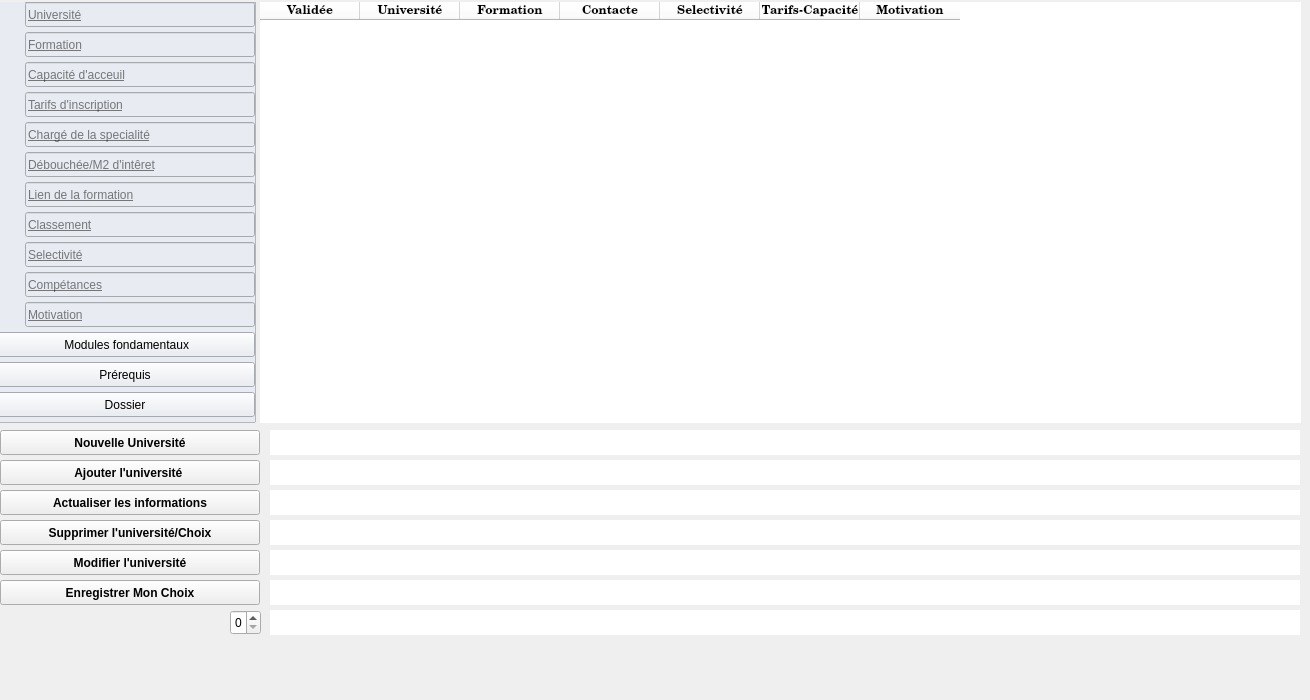
 <widget class="QWidget" name="Univ">
  <property name="geometry">
   <rect>
    <x>0</x>
    <y>0</y>
    <width>1310</width>
    <height>700</height>
   </rect>
  </property>
  <property name="windowTitle">
   <string>Form</string>
  </property>
  <widget class="QLabel" name="title">
   <property name="geometry">
    <rect>
     <x>30</x>
     <y>610</y>
     <width>201</width>
     <height>25</height>
    </rect>
   </property>
   <property name="font">
    <font>
     <family>Segoe UI</family>
    </font>
   </property>
   <property name="styleSheet">
    <string notr="true"> color : #000028; border: 0px solid #000028 ;  text-align:center;</string>
   </property>
   <property name="text">
    <string/>
   </property>
   <property name="scaledContents">
    <bool>false</bool>
   </property>
  </widget>
  <widget class="QPushButton" name="newUniv">
   <property name="geometry">
    <rect>
     <x>0</x>
     <y>430</y>
     <width>260</width>
     <height>25</height>
    </rect>
   </property>
   <property name="font">
    <font>
     <family>Segoe UI</family>
     <weight>75</weight>
     <bold>true</bold>
    </font>
   </property>
   <property name="cursor">
    <cursorShape>PointingHandCursor</cursorShape>
   </property>
   <property name="toolTip">
    <string/>
   </property>
   <property name="statusTip">
    <string/>
   </property>
   <property name="styleSheet">
    <string notr="true">QPushButton{background-color:white; color : #17afd3; border: 0px solid #000028 ;  text-align:left; padding-left:5px;}

QPushButton:hover{background:#17afd3;color:white;border: 0px solid #ecf0f5}

QPushButton:focus{background-color:#17afd3;color:white};</string>
   </property>
   <property name="text">
    <string>Nouvelle Université</string>
   </property>
   <property name="icon">
    <iconset>
     <normaloff>../ICON/fac.png</normaloff>../ICON/fac.png</iconset>
   </property>
   <property name="shortcut">
    <string>Return</string>
   </property>
  </widget>
  <widget class="QFrame" name="frame">
   <property name="geometry">
    <rect>
     <x>-5</x>
     <y>2</y>
     <width>261</width>
     <height>421</height>
    </rect>
   </property>
   <property name="styleSheet">
    <string notr="true">background-color:#e8ecf2;</string>
   </property>
   <property name="frameShape">
    <enum>QFrame::StyledPanel</enum>
   </property>
   <property name="frameShadow">
    <enum>QFrame::Raised</enum>
   </property>
   <widget class="QLineEdit" name="c1">
    <property name="geometry">
     <rect>
      <x>30</x>
      <y>0</y>
      <width>230</width>
      <height>25</height>
     </rect>
    </property>
    <property name="font">
     <font>
      <underline>true</underline>
     </font>
    </property>
    <property name="styleSheet">
     <string notr="true">QLineEdit{background-color:#e8ecf2; color : #a4a5a7; border: 0px solid #000028 ;  text-align:center;text-decoration : underline}
QLineEdit:hover{background-color:white;color:#17afd3;border: 0px solid #ecf0f5}
QLineEdit:focus{background-color:white;color:#a4a5a7; text-decoration : none};</string>
    </property>
    <property name="text">
     <string/>
    </property>
    <property name="placeholderText">
     <string>Université</string>
    </property>
   </widget>
   <widget class="QPushButton" name="pushButton_9">
    <property name="geometry">
     <rect>
      <x>0</x>
      <y>90</y>
      <width>30</width>
      <height>25</height>
     </rect>
    </property>
    <property name="focusPolicy">
     <enum>Qt::NoFocus</enum>
    </property>
    <property name="toolTip">
     <string>Tarifs d'inscription</string>
    </property>
    <property name="styleSheet">
     <string notr="true">background-color:#e8ecf2; color : #a4a5a7; border: 0px solid #000028 ;  text-align:center;</string>
    </property>
    <property name="text">
     <string/>
    </property>
    <property name="icon">
     <iconset>
      <normaloff>../ICON/price.png</normaloff>../ICON/price.png</iconset>
    </property>
   </widget>
   <widget class="QPushButton" name="pushButton_12">
    <property name="geometry">
     <rect>
      <x>0</x>
      <y>150</y>
      <width>30</width>
      <height>25</height>
     </rect>
    </property>
    <property name="focusPolicy">
     <enum>Qt::NoFocus</enum>
    </property>
    <property name="toolTip">
     <string>débouchés</string>
    </property>
    <property name="styleSheet">
     <string notr="true">background-color:#e8ecf2; color : #a4a5a7; border: 0px solid #000028 ;  text-align:center;</string>
    </property>
    <property name="text">
     <string/>
    </property>
    <property name="icon">
     <iconset>
      <normaloff>../ICON/exit.png</normaloff>../ICON/exit.png</iconset>
    </property>
   </widget>
   <widget class="QLineEdit" name="c3">
    <property name="geometry">
     <rect>
      <x>30</x>
      <y>60</y>
      <width>230</width>
      <height>25</height>
     </rect>
    </property>
    <property name="font">
     <font>
      <underline>true</underline>
     </font>
    </property>
    <property name="styleSheet">
     <string notr="true">QLineEdit{background-color:#e8ecf2; color : #a4a5a7; border: 0px solid #000028 ;  text-align:center;text-decoration : underline}
QLineEdit:hover{background-color:white;color:#17afd3;border: 0px solid #ecf0f5}
QLineEdit:focus{background-color:white;color:#a4a5a7; text-decoration : none};</string>
    </property>
    <property name="text">
     <string/>
    </property>
    <property name="placeholderText">
     <string>Capacité d'acceuil</string>
    </property>
   </widget>
   <widget class="QLineEdit" name="c7">
    <property name="geometry">
     <rect>
      <x>30</x>
      <y>180</y>
      <width>230</width>
      <height>25</height>
     </rect>
    </property>
    <property name="font">
     <font>
      <underline>true</underline>
     </font>
    </property>
    <property name="styleSheet">
     <string notr="true">QLineEdit{background-color:#e8ecf2; color : #a4a5a7; border: 0px solid #000028 ;  text-align:center;text-decoration : underline}
QLineEdit:hover{background-color:white;color:#17afd3;border: 0px solid #ecf0f5}
QLineEdit:focus{background-color:white;color:#a4a5a7; text-decoration : none};</string>
    </property>
    <property name="text">
     <string/>
    </property>
    <property name="readOnly">
     <bool>false</bool>
    </property>
    <property name="placeholderText">
     <string>Lien de la formation</string>
    </property>
   </widget>
   <widget class="QLineEdit" name="c2">
    <property name="geometry">
     <rect>
      <x>30</x>
      <y>30</y>
      <width>230</width>
      <height>25</height>
     </rect>
    </property>
    <property name="font">
     <font>
      <underline>true</underline>
     </font>
    </property>
    <property name="styleSheet">
     <string notr="true">QLineEdit{background-color:#e8ecf2; color : #a4a5a7; border: 0px solid #000028 ;  text-align:center;text-decoration : underline}
QLineEdit:hover{background-color:white;color:#17afd3;border: 0px solid #ecf0f5}
QLineEdit:focus{background-color:white;color:#a4a5a7; text-decoration : none};</string>
    </property>
    <property name="text">
     <string/>
    </property>
    <property name="placeholderText">
     <string>Formation</string>
    </property>
   </widget>
   <widget class="QLineEdit" name="c6">
    <property name="geometry">
     <rect>
      <x>30</x>
      <y>150</y>
      <width>230</width>
      <height>25</height>
     </rect>
    </property>
    <property name="font">
     <font>
      <underline>true</underline>
     </font>
    </property>
    <property name="styleSheet">
     <string notr="true">QLineEdit{background-color:#e8ecf2; color : #a4a5a7; border: 0px solid #000028 ;  text-align:center;text-decoration : underline}
QLineEdit:hover{background-color:white;color:#17afd3;border: 0px solid #ecf0f5}
QLineEdit:focus{background-color:white;color:#a4a5a7; text-decoration : none};</string>
    </property>
    <property name="text">
     <string/>
    </property>
    <property name="readOnly">
     <bool>false</bool>
    </property>
    <property name="placeholderText">
     <string>Débouchée/M2 d'intêret</string>
    </property>
   </widget>
   <widget class="QPushButton" name="pushButton_10">
    <property name="geometry">
     <rect>
      <x>0</x>
      <y>120</y>
      <width>30</width>
      <height>25</height>
     </rect>
    </property>
    <property name="focusPolicy">
     <enum>Qt::NoFocus</enum>
    </property>
    <property name="toolTip">
     <string>chargé spécialité</string>
    </property>
    <property name="styleSheet">
     <string notr="true">background-color:#e8ecf2; color : #a4a5a7; border: 0px solid #000028 ;  text-align:center;</string>
    </property>
    <property name="text">
     <string/>
    </property>
    <property name="icon">
     <iconset>
      <normaloff>../ICON/prof.png</normaloff>../ICON/prof.png</iconset>
    </property>
   </widget>
   <widget class="QPushButton" name="pushButton_13">
    <property name="geometry">
     <rect>
      <x>0</x>
      <y>180</y>
      <width>30</width>
      <height>25</height>
     </rect>
    </property>
    <property name="focusPolicy">
     <enum>Qt::NoFocus</enum>
    </property>
    <property name="toolTip">
     <string>Lien</string>
    </property>
    <property name="styleSheet">
     <string notr="true">background-color:#e8ecf2; color : #a4a5a7; border: 0px solid #000028 ;  text-align:center;</string>
    </property>
    <property name="text">
     <string/>
    </property>
    <property name="icon">
     <iconset>
      <normaloff>../ICON/url.png</normaloff>../ICON/url.png</iconset>
    </property>
   </widget>
   <widget class="QLineEdit" name="c5">
    <property name="geometry">
     <rect>
      <x>30</x>
      <y>120</y>
      <width>230</width>
      <height>25</height>
     </rect>
    </property>
    <property name="font">
     <font>
      <underline>true</underline>
     </font>
    </property>
    <property name="styleSheet">
     <string notr="true">QLineEdit{background-color:#e8ecf2; color : #a4a5a7; border: 0px solid #000028 ;  text-align:center;text-decoration : underline}
QLineEdit:hover{background-color:white;color:#17afd3;border: 0px solid #ecf0f5}
QLineEdit:focus{background-color:white;color:#a4a5a7; text-decoration : none};</string>
    </property>
    <property name="text">
     <string/>
    </property>
    <property name="readOnly">
     <bool>false</bool>
    </property>
    <property name="placeholderText">
     <string>Chargé de la specialité</string>
    </property>
   </widget>
   <widget class="QPushButton" name="pushButton_16">
    <property name="geometry">
     <rect>
      <x>0</x>
      <y>30</y>
      <width>30</width>
      <height>25</height>
     </rect>
    </property>
    <property name="focusPolicy">
     <enum>Qt::NoFocus</enum>
    </property>
    <property name="toolTip">
     <string>Formation</string>
    </property>
    <property name="styleSheet">
     <string notr="true">background-color:#e8ecf2; color : #a4a5a7; border: 0px solid #000028 ;  text-align:center;</string>
    </property>
    <property name="text">
     <string/>
    </property>
    <property name="icon">
     <iconset>
      <normaloff>../ICON/study.png</normaloff>../ICON/study.png</iconset>
    </property>
   </widget>
   <widget class="QLineEdit" name="c4">
    <property name="geometry">
     <rect>
      <x>30</x>
      <y>90</y>
      <width>230</width>
      <height>25</height>
     </rect>
    </property>
    <property name="font">
     <font>
      <underline>true</underline>
     </font>
    </property>
    <property name="styleSheet">
     <string notr="true">QLineEdit{background-color:#e8ecf2; color : #a4a5a7; border: 0px solid #000028 ;  text-align:center;text-decoration : underline}
QLineEdit:hover{background-color:white;color:#17afd3;border: 0px solid #ecf0f5}
QLineEdit:focus{background-color:white;color:#a4a5a7; text-decoration : none};</string>
    </property>
    <property name="text">
     <string/>
    </property>
    <property name="placeholderText">
     <string>Tarifs d'inscription</string>
    </property>
   </widget>
   <widget class="QPushButton" name="pushButton_11">
    <property name="geometry">
     <rect>
      <x>0</x>
      <y>0</y>
      <width>30</width>
      <height>25</height>
     </rect>
    </property>
    <property name="toolTip">
     <string>Université</string>
    </property>
    <property name="styleSheet">
     <string notr="true">background-color:#e8ecf2; color : #a4a5a7; border: 0px solid #000028 ;  text-align:center;</string>
    </property>
    <property name="text">
     <string/>
    </property>
    <property name="icon">
     <iconset>
      <normaloff>../ICON/fac.png</normaloff>../ICON/fac.png</iconset>
    </property>
   </widget>
   <widget class="QPushButton" name="pushButton_14">
    <property name="geometry">
     <rect>
      <x>0</x>
      <y>60</y>
      <width>30</width>
      <height>25</height>
     </rect>
    </property>
    <property name="focusPolicy">
     <enum>Qt::NoFocus</enum>
    </property>
    <property name="toolTip">
     <string>Capacité d'acceuil</string>
    </property>
    <property name="styleSheet">
     <string notr="true">background-color:#e8ecf2; color : #a4a5a7; border: 0px solid #000028 ;  text-align:center;</string>
    </property>
    <property name="text">
     <string/>
    </property>
    <property name="icon">
     <iconset>
      <normaloff>../ICON/capacity.png</normaloff>../ICON/capacity.png</iconset>
    </property>
   </widget>
   <widget class="QLineEdit" name="c9">
    <property name="geometry">
     <rect>
      <x>30</x>
      <y>240</y>
      <width>230</width>
      <height>25</height>
     </rect>
    </property>
    <property name="font">
     <font>
      <underline>true</underline>
     </font>
    </property>
    <property name="styleSheet">
     <string notr="true">QLineEdit{background-color:#e8ecf2; color : #a4a5a7; border: 0px solid #000028 ;  text-align:center;text-decoration : underline}
QLineEdit:hover{background-color:white;color:#17afd3;border: 0px solid #ecf0f5}
QLineEdit:focus{background-color:white;color:#a4a5a7; text-decoration : none};</string>
    </property>
    <property name="text">
     <string/>
    </property>
    <property name="placeholderText">
     <string>Selectivité</string>
    </property>
   </widget>
   <widget class="QPushButton" name="pushButton_15">
    <property name="geometry">
     <rect>
      <x>0</x>
      <y>240</y>
      <width>30</width>
      <height>25</height>
     </rect>
    </property>
    <property name="focusPolicy">
     <enum>Qt::NoFocus</enum>
    </property>
    <property name="toolTip">
     <string>Tarifs d'inscription</string>
    </property>
    <property name="styleSheet">
     <string notr="true">background-color:#e8ecf2; color : #a4a5a7; border: 0px solid #000028 ;  text-align:center;</string>
    </property>
    <property name="text">
     <string/>
    </property>
    <property name="icon">
     <iconset>
      <normaloff>../ICON/price.png</normaloff>../ICON/price.png</iconset>
    </property>
   </widget>
   <widget class="QLineEdit" name="c8">
    <property name="geometry">
     <rect>
      <x>30</x>
      <y>210</y>
      <width>230</width>
      <height>25</height>
     </rect>
    </property>
    <property name="font">
     <font>
      <underline>true</underline>
     </font>
    </property>
    <property name="styleSheet">
     <string notr="true">QLineEdit{background-color:#e8ecf2; color : #a4a5a7; border: 0px solid #000028 ;  text-align:center;text-decoration : underline}
QLineEdit:hover{background-color:white;color:#17afd3;border: 0px solid #ecf0f5}
QLineEdit:focus{background-color:white;color:#a4a5a7; text-decoration : none};</string>
    </property>
    <property name="text">
     <string/>
    </property>
    <property name="placeholderText">
     <string>Classement</string>
    </property>
   </widget>
   <widget class="QPushButton" name="pushButton_17">
    <property name="geometry">
     <rect>
      <x>0</x>
      <y>210</y>
      <width>30</width>
      <height>25</height>
     </rect>
    </property>
    <property name="focusPolicy">
     <enum>Qt::NoFocus</enum>
    </property>
    <property name="toolTip">
     <string>Capacité d'acceuil</string>
    </property>
    <property name="styleSheet">
     <string notr="true">background-color:#e8ecf2; color : #a4a5a7; border: 0px solid #000028 ;  text-align:center;</string>
    </property>
    <property name="text">
     <string/>
    </property>
    <property name="icon">
     <iconset>
      <normaloff>../ICON/capacity.png</normaloff>../ICON/capacity.png</iconset>
    </property>
   </widget>
   <widget class="QLineEdit" name="c10">
    <property name="geometry">
     <rect>
      <x>30</x>
      <y>270</y>
      <width>230</width>
      <height>25</height>
     </rect>
    </property>
    <property name="font">
     <font>
      <underline>true</underline>
     </font>
    </property>
    <property name="styleSheet">
     <string notr="true">QLineEdit{background-color:#e8ecf2; color : #a4a5a7; border: 0px solid #000028 ;  text-align:center;text-decoration : underline}
QLineEdit:hover{background-color:white;color:#17afd3;border: 0px solid #ecf0f5}
QLineEdit:focus{background-color:white;color:#a4a5a7; text-decoration : none};</string>
    </property>
    <property name="text">
     <string/>
    </property>
    <property name="readOnly">
     <bool>false</bool>
    </property>
    <property name="placeholderText">
     <string>Compétances</string>
    </property>
   </widget>
   <widget class="QLineEdit" name="c11">
    <property name="geometry">
     <rect>
      <x>30</x>
      <y>300</y>
      <width>230</width>
      <height>25</height>
     </rect>
    </property>
    <property name="font">
     <font>
      <underline>true</underline>
     </font>
    </property>
    <property name="styleSheet">
     <string notr="true">QLineEdit{background-color:#e8ecf2; color : #a4a5a7; border: 0px solid #000028 ;  text-align:center;text-decoration : underline}
QLineEdit:hover{background-color:white;color:#17afd3;border: 0px solid #ecf0f5}
QLineEdit:focus{background-color:white;color:#a4a5a7; text-decoration : none};</string>
    </property>
    <property name="text">
     <string/>
    </property>
    <property name="readOnly">
     <bool>false</bool>
    </property>
    <property name="placeholderText">
     <string>Motivation</string>
    </property>
   </widget>
   <widget class="QPushButton" name="pushButton_19">
    <property name="geometry">
     <rect>
      <x>0</x>
      <y>270</y>
      <width>30</width>
      <height>25</height>
     </rect>
    </property>
    <property name="focusPolicy">
     <enum>Qt::NoFocus</enum>
    </property>
    <property name="toolTip">
     <string>débouchés</string>
    </property>
    <property name="styleSheet">
     <string notr="true">background-color:#e8ecf2; color : #a4a5a7; border: 0px solid #000028 ;  text-align:center;</string>
    </property>
    <property name="text">
     <string/>
    </property>
    <property name="icon">
     <iconset>
      <normaloff>../ICON/exit.png</normaloff>../ICON/exit.png</iconset>
    </property>
   </widget>
   <widget class="QPushButton" name="c12">
    <property name="geometry">
     <rect>
      <x>0</x>
      <y>330</y>
      <width>260</width>
      <height>25</height>
     </rect>
    </property>
    <property name="cursor">
     <cursorShape>PointingHandCursor</cursorShape>
    </property>
    <property name="styleSheet">
     <string notr="true">QPushButton{background-color:#e8ecf2; color : #a4a5a7; border: 0px solid #000028 ;  text-align:left; padding-left:7px}
QPushButton:hover{background-color:white;color:#17afd3;border: 0px solid #ecf0f5}
QPushButton:focus{background-color:white;color:white};</string>
    </property>
    <property name="text">
     <string> Modules fondamentaux</string>
    </property>
    <property name="icon">
     <iconset>
      <normaloff>../ICON/stock.png</normaloff>../ICON/stock.png</iconset>
    </property>
   </widget>
   <widget class="QPushButton" name="pushButton_18">
    <property name="geometry">
     <rect>
      <x>0</x>
      <y>300</y>
      <width>30</width>
      <height>25</height>
     </rect>
    </property>
    <property name="focusPolicy">
     <enum>Qt::NoFocus</enum>
    </property>
    <property name="toolTip">
     <string>Lien</string>
    </property>
    <property name="styleSheet">
     <string notr="true">background-color:#e8ecf2; color : #a4a5a7; border: 0px solid #000028 ;  text-align:center;</string>
    </property>
    <property name="text">
     <string/>
    </property>
    <property name="icon">
     <iconset>
      <normaloff>../ICON/url.png</normaloff>../ICON/url.png</iconset>
    </property>
   </widget>
   <widget class="QPushButton" name="c14">
    <property name="geometry">
     <rect>
      <x>0</x>
      <y>390</y>
      <width>260</width>
      <height>25</height>
     </rect>
    </property>
    <property name="cursor">
     <cursorShape>PointingHandCursor</cursorShape>
    </property>
    <property name="styleSheet">
     <string notr="true">QPushButton{background-color:#e8ecf2; color : #a4a5a7; border: 0px solid #000028 ;  text-align:left; padding-left:7px}
QPushButton:hover{background-color:white;color:#17afd3;border: 0px solid #ecf0f5}
QPushButton:focus{background-color:white;color:white};</string>
    </property>
    <property name="text">
     <string>Dossier</string>
    </property>
    <property name="icon">
     <iconset>
      <normaloff>../ICON/stock.png</normaloff>../ICON/stock.png</iconset>
    </property>
   </widget>
   <widget class="QPushButton" name="c13">
    <property name="geometry">
     <rect>
      <x>0</x>
      <y>360</y>
      <width>260</width>
      <height>25</height>
     </rect>
    </property>
    <property name="cursor">
     <cursorShape>PointingHandCursor</cursorShape>
    </property>
    <property name="styleSheet">
     <string notr="true">QPushButton{background-color:#e8ecf2; color : #a4a5a7; border: 0px solid #000028 ;  text-align:left; padding-left:7px}
QPushButton:hover{background-color:white;color:#17afd3;border: 0px solid #ecf0f5}
QPushButton:focus{background-color:white;color:white};</string>
    </property>
    <property name="text">
     <string>Prérequis</string>
    </property>
    <property name="icon">
     <iconset>
      <normaloff>../ICON/stock.png</normaloff>../ICON/stock.png</iconset>
    </property>
   </widget>
  </widget>
  <widget class="QPushButton" name="myChoice">
   <property name="geometry">
    <rect>
     <x>0</x>
     <y>580</y>
     <width>260</width>
     <height>25</height>
    </rect>
   </property>
   <property name="font">
    <font>
     <family>Segoe UI</family>
     <weight>75</weight>
     <bold>true</bold>
    </font>
   </property>
   <property name="cursor">
    <cursorShape>PointingHandCursor</cursorShape>
   </property>
   <property name="toolTip">
    <string/>
   </property>
   <property name="statusTip">
    <string/>
   </property>
   <property name="styleSheet">
    <string notr="true">QPushButton{background-color:white; color : #17afd3; border: 0px solid #000028 ;  text-align:left; padding-left:5px;}

QPushButton:hover{background:#17afd3;color:white;border: 0px solid #ecf0f5}

QPushButton:focus{background-color:#17afd3;color:white};</string>
   </property>
   <property name="text">
    <string>Enregistrer Mon Choix</string>
   </property>
   <property name="icon">
    <iconset>
     <normaloff>../ICON/word.png</normaloff>../ICON/word.png</iconset>
   </property>
   <property name="shortcut">
    <string>Return</string>
   </property>
  </widget>
  <widget class="QPushButton" name="addInfo">
   <property name="geometry">
    <rect>
     <x>0</x>
     <y>490</y>
     <width>260</width>
     <height>25</height>
    </rect>
   </property>
   <property name="font">
    <font>
     <family>Segoe UI</family>
     <weight>75</weight>
     <bold>true</bold>
    </font>
   </property>
   <property name="cursor">
    <cursorShape>PointingHandCursor</cursorShape>
   </property>
   <property name="toolTip">
    <string/>
   </property>
   <property name="statusTip">
    <string/>
   </property>
   <property name="styleSheet">
    <string notr="true">QPushButton{background-color:white; color : #17afd3; border: 0px solid #000028 ;  text-align:left; padding-left:5px;}

QPushButton:hover{background:#17afd3;color:white;border: 0px solid #ecf0f5}

QPushButton:focus{background-color:#17afd3;color:white};</string>
   </property>
   <property name="text">
    <string>Actualiser les informations</string>
   </property>
   <property name="icon">
    <iconset>
     <normaloff>../ICON/ajouter.png</normaloff>../ICON/ajouter.png</iconset>
   </property>
   <property name="shortcut">
    <string>Return</string>
   </property>
  </widget>
  <widget class="QPushButton" name="titleIcon">
   <property name="geometry">
    <rect>
     <x>0</x>
     <y>610</y>
     <width>30</width>
     <height>25</height>
    </rect>
   </property>
   <property name="focusPolicy">
    <enum>Qt::NoFocus</enum>
   </property>
   <property name="styleSheet">
    <string notr="true"> color : #a4a5a7; border: 0px solid #000028 ;  text-align:center;</string>
   </property>
   <property name="text">
    <string/>
   </property>
   <property name="icon">
    <iconset>
     <normaloff>../ICON/blackStock.png</normaloff>../ICON/blackStock.png</iconset>
   </property>
  </widget>
  <widget class="QPushButton" name="addUniv">
   <property name="geometry">
    <rect>
     <x>0</x>
     <y>460</y>
     <width>260</width>
     <height>25</height>
    </rect>
   </property>
   <property name="font">
    <font>
     <family>Segoe UI</family>
     <weight>75</weight>
     <bold>true</bold>
    </font>
   </property>
   <property name="cursor">
    <cursorShape>PointingHandCursor</cursorShape>
   </property>
   <property name="toolTip">
    <string/>
   </property>
   <property name="statusTip">
    <string/>
   </property>
   <property name="styleSheet">
    <string notr="true">QPushButton{background-color:white; color : #17afd3; border: 0px solid #000028 ;  text-align:left; padding-left:5px;}

QPushButton:hover{background:#17afd3;color:white;border: 0px solid #ecf0f5}

QPushButton:focus{background-color:#17afd3;color:white};</string>
   </property>
   <property name="text">
    <string>Ajouter l'université </string>
   </property>
   <property name="icon">
    <iconset>
     <normaloff>../ICON/ajouter.png</normaloff>../ICON/ajouter.png</iconset>
   </property>
   <property name="shortcut">
    <string>Return</string>
   </property>
  </widget>
  <widget class="QSpinBox" name="spinBox">
   <property name="geometry">
    <rect>
     <x>230</x>
     <y>610</y>
     <width>31</width>
     <height>25</height>
    </rect>
   </property>
   <property name="styleSheet">
    <string notr="true"/>
   </property>
   <property name="maximum">
    <number>7</number>
   </property>
  </widget>
  <widget class="QPushButton" name="deleteUniv">
   <property name="geometry">
    <rect>
     <x>0</x>
     <y>520</y>
     <width>260</width>
     <height>25</height>
    </rect>
   </property>
   <property name="font">
    <font>
     <family>Segoe UI</family>
     <weight>75</weight>
     <bold>true</bold>
    </font>
   </property>
   <property name="cursor">
    <cursorShape>ArrowCursor</cursorShape>
   </property>
   <property name="focusPolicy">
    <enum>Qt::NoFocus</enum>
   </property>
   <property name="toolTip">
    <string/>
   </property>
   <property name="statusTip">
    <string/>
   </property>
   <property name="styleSheet">
    <string notr="true">QPushButton{background-color:white; color : #17afd3; border: 0px solid #000028 ;  text-align:left; padding-left:5px;}

QPushButton:hover{background:#17afd3;color:white;border: 0px solid #ecf0f5}

QPushButton:focus{background-color:#17afd3;color:white};</string>
   </property>
   <property name="text">
    <string>Supprimer l'université/Choix</string>
   </property>
   <property name="icon">
    <iconset>
     <normaloff>../ICON/del.png</normaloff>../ICON/del.png</iconset>
   </property>
   <property name="shortcut">
    <string>Return</string>
   </property>
  </widget>
  <widget class="QTableWidget" name="tableWidget">
   <property name="geometry">
    <rect>
     <x>260</x>
     <y>2</y>
     <width>1041</width>
     <height>421</height>
    </rect>
   </property>
   <property name="font">
    <font>
     <family>Century Schoolbook L</family>
    </font>
   </property>
   <property name="styleSheet">
    <string notr="true">background-color:white; border:0px;</string>
   </property>
   <column>
    <property name="text">
     <string>Validée</string>
    </property>
    <property name="font">
     <font>
      <weight>75</weight>
      <bold>true</bold>
     </font>
    </property>
   </column>
   <column>
    <property name="text">
     <string>Université</string>
    </property>
    <property name="font">
     <font>
      <weight>75</weight>
      <bold>true</bold>
     </font>
    </property>
   </column>
   <column>
    <property name="text">
     <string>Formation</string>
    </property>
    <property name="font">
     <font>
      <weight>75</weight>
      <bold>true</bold>
     </font>
    </property>
   </column>
   <column>
    <property name="text">
     <string>Contacte</string>
    </property>
    <property name="font">
     <font>
      <weight>75</weight>
      <bold>true</bold>
     </font>
    </property>
   </column>
   <column>
    <property name="text">
     <string>Selectivité</string>
    </property>
    <property name="font">
     <font>
      <weight>75</weight>
      <bold>true</bold>
     </font>
    </property>
   </column>
   <column>
    <property name="text">
     <string>Tarifs-Capacité</string>
    </property>
    <property name="font">
     <font>
      <weight>75</weight>
      <bold>true</bold>
     </font>
    </property>
   </column>
   <column>
    <property name="text">
     <string>Motivation</string>
    </property>
    <property name="font">
     <font>
      <weight>75</weight>
      <bold>true</bold>
     </font>
    </property>
   </column>
  </widget>
  <widget class="QPushButton" name="editChoice">
   <property name="geometry">
    <rect>
     <x>0</x>
     <y>550</y>
     <width>260</width>
     <height>25</height>
    </rect>
   </property>
   <property name="font">
    <font>
     <family>Segoe UI</family>
     <weight>75</weight>
     <bold>true</bold>
    </font>
   </property>
   <property name="cursor">
    <cursorShape>PointingHandCursor</cursorShape>
   </property>
   <property name="toolTip">
    <string/>
   </property>
   <property name="statusTip">
    <string/>
   </property>
   <property name="styleSheet">
    <string notr="true">QPushButton{background-color:white; color : #17afd3; border: 0px solid #000028 ;  text-align:left; padding-left:5px;}

QPushButton:hover{background:#17afd3;color:white;border: 0px solid #ecf0f5}

QPushButton:focus{background-color:#17afd3;color:white};</string>
   </property>
   <property name="text">
    <string>Modifier l'université</string>
   </property>
   <property name="icon">
    <iconset>
     <normaloff>../ICON/edit.png</normaloff>../ICON/edit.png</iconset>
   </property>
   <property name="shortcut">
    <string>Return</string>
   </property>
  </widget>
  <widget class="QLineEdit" name="Line4">
   <property name="geometry">
    <rect>
     <x>270</x>
     <y>520</y>
     <width>1030</width>
     <height>25</height>
    </rect>
   </property>
   <property name="styleSheet">
    <string notr="true">border:0px;</string>
   </property>
  </widget>
  <widget class="QLineEdit" name="Line6">
   <property name="geometry">
    <rect>
     <x>270</x>
     <y>580</y>
     <width>1030</width>
     <height>25</height>
    </rect>
   </property>
   <property name="styleSheet">
    <string notr="true">border:0px;</string>
   </property>
  </widget>
  <widget class="QLineEdit" name="Line1">
   <property name="geometry">
    <rect>
     <x>270</x>
     <y>430</y>
     <width>1030</width>
     <height>25</height>
    </rect>
   </property>
   <property name="styleSheet">
    <string notr="true">border:0px;</string>
   </property>
  </widget>
  <widget class="QLineEdit" name="Line5">
   <property name="geometry">
    <rect>
     <x>270</x>
     <y>550</y>
     <width>1030</width>
     <height>25</height>
    </rect>
   </property>
   <property name="styleSheet">
    <string notr="true">border:0px;</string>
   </property>
  </widget>
  <widget class="QLineEdit" name="Line2">
   <property name="geometry">
    <rect>
     <x>270</x>
     <y>460</y>
     <width>1030</width>
     <height>25</height>
    </rect>
   </property>
   <property name="styleSheet">
    <string notr="true">border:0px;</string>
   </property>
  </widget>
  <widget class="QLineEdit" name="Line7">
   <property name="geometry">
    <rect>
     <x>270</x>
     <y>610</y>
     <width>1030</width>
     <height>25</height>
    </rect>
   </property>
   <property name="styleSheet">
    <string notr="true">border:0px;</string>
   </property>
  </widget>
  <widget class="QLineEdit" name="Line3">
   <property name="geometry">
    <rect>
     <x>270</x>
     <y>490</y>
     <width>1030</width>
     <height>25</height>
    </rect>
   </property>
   <property name="styleSheet">
    <string notr="true">border:0px;</string>
   </property>
  </widget>
 </widget>
